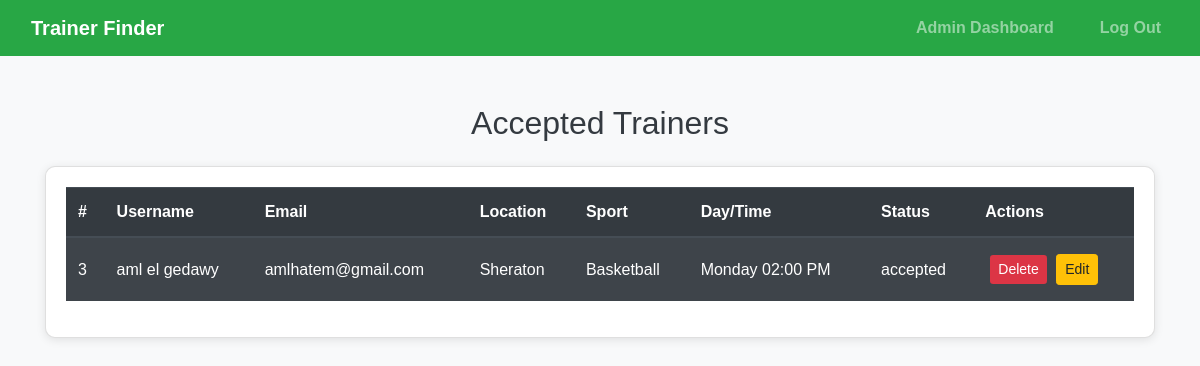
Before: /Controllers/AdminController.php?page=trainers with the older database file.
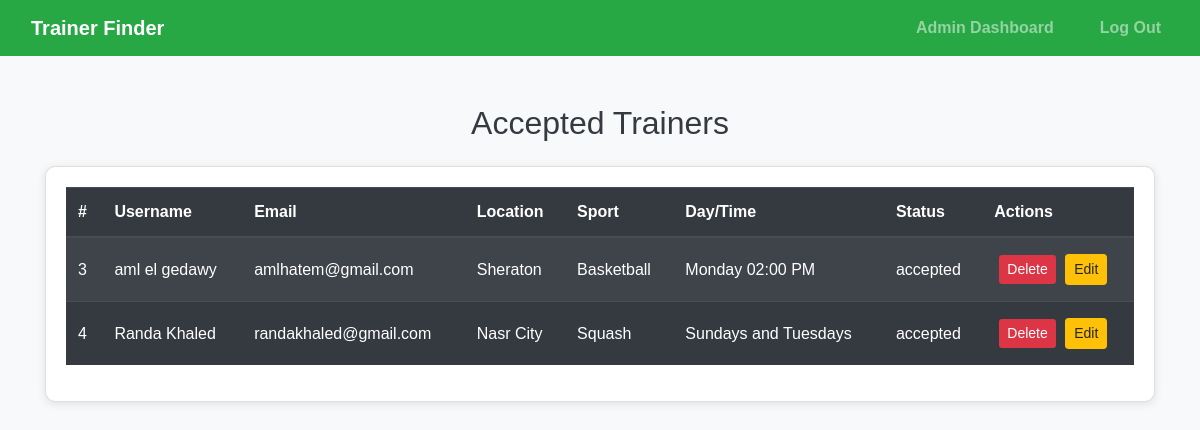
After: the same page with the newer database file.
### tables this page shows
CREATE TABLE `accepted_trainers` (
  `id` int(11) NOT NULL,
  `user_id` int(11) DEFAULT NULL,
  `username` varchar(255) DEFAULT NULL,
  `email` varchar(255) DEFAULT NULL,
  `certificate` varchar(255) DEFAULT NULL,
  `location` varchar(255) DEFAULT NULL,
  `sport` varchar(255) DEFAULT NULL,
  `day_time` varchar(255) DEFAULT NULL,
  `state` varchar(255) DEFAULT NULL,
  `approved_at` datetime DEFAULT NULL,
  `reservations` text DEFAULT NULL
);

### Views/Trainerslist.php (the view, shortened to what this page needs)
<?php
include_once '../Controllers/AdminController.php';
$trainers = AdminController::getAllTrainers();
?>
<!DOCTYPE html>
<html lang="en">
<head>
    <link rel="stylesheet" href="https://stackpath.bootstrapcdn.com/bootstrap/4.5.2/css/bootstrap.min.css">
</head>
<link rel="stylesheet" href="../Assets/CSS/lists.css">
<link rel="stylesheet" href="../Assets/CSS/header-footer.css">
<body>
    <nav class="navbar navbar-expand-lg navbar-dark">
        <a class="navbar-brand" href="#">Trainer Finder</a>
        <div class="collapse navbar-collapse">
            <ul class="navbar-nav ml-auto">
                <li class="nav-item"><a class="nav-link" href="../Views/adminView.php">Admin Dashboard</a></li>
                <li class="nav-item"><a class="nav-link" href="../Views/LoginSignupView.php">Log Out</a></li>
            </ul>
        </div>
    </nav>
    <div class="container mt-5">
        <h2 class="text-center mb-4">Accepted Trainers</h2>
        <div class="card">
            <div class="card-body">
                <?php if (!empty($trainers)): ?>
                    <table class="table table-dark table-striped">
                        <thead>
                            <tr>
                                <th>#</th>
                                <th>Username</th>
                                <th>Email</th>
                                <th>Location</th>
                                <th>Sport</th>
                                <th>Day/Time</th>
                                <th>Status</th>
                                <th>Actions</th>
                            </tr>
                        </thead>
                        <tbody>
                            <?php foreach ($trainers as $trainer): ?>
                                <tr>
                                    <td><?= htmlspecialchars($trainer['id']) ?></td>
                                    <td><?= htmlspecialchars($trainer['username']) ?></td>
                                    <td><?= htmlspecialchars($trainer['email']) ?></td>
                                    <td><?= htmlspecialchars($trainer['location']) ?></td>
                                    <td><?= htmlspecialchars($trainer['sport']) ?></td>
                                    <td><?= htmlspecialchars($trainer['day_time']) ?></td>
                                    <td><?= htmlspecialchars($trainer['state']) ?></td>
                                    <td>
                                        <form method="POST" style="display:inline;" onsubmit="return confirmDelete()">
                                            <button type="submit" class="btn btn-danger btn-sm">Delete</button>
                                        </form>
                                        <button type="button" class="btn btn-warning btn-sm" onclick="openEditModal(
                                        <?= htmlspecialchars($trainer['id']) ?>,
                                        '<?= htmlspecialchars($trainer['username']) ?>',
                                        '<?= htmlspecialchars($trainer['email']) ?>',
                                        '<?= htmlspecialchars($trainer['location']) ?>',
                                        '<?= htmlspecialchars($trainer['sport']) ?>',
                                        '<?= htmlspecialchars($trainer['day_time']) ?>',
                                        '<?= htmlspecialchars($trainer['state']) ?>'
                                    )">Edit</button>
                                    </td>
                                </tr>
                            <?php endforeach; ?>
                        </tbody>
                    </table>
                <?php else: ?>
                    <p class="text-center">No trainers found.</p>
                <?php endif; ?>
            </div>
        </div>
    </div>
</body>
</html>

Changed rows visible on the page:
added accepted_trainers: id "4", username "Randa Khaled", email "randakhaled@gmail.com", location "Nasr City", sport "Squash", day_time "Sundays and Tuesdays", state "accepted"
